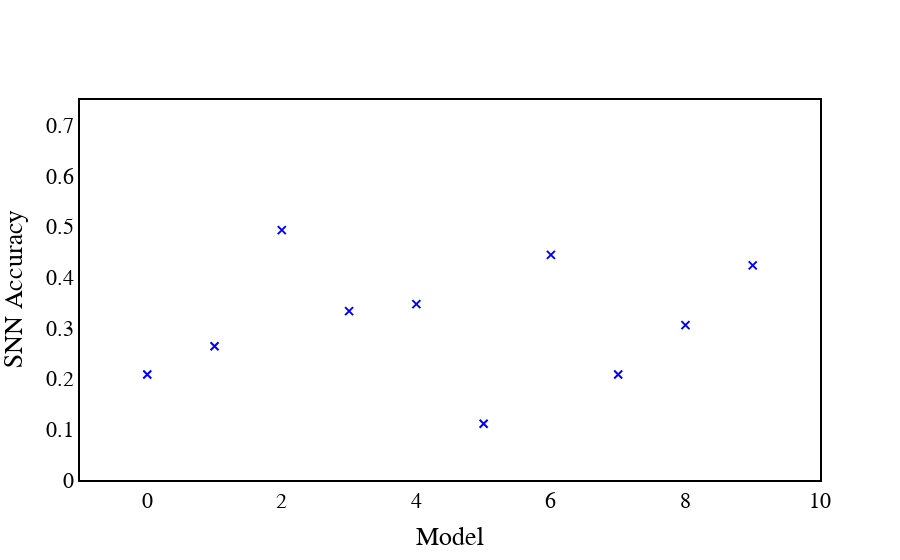

The cell this chart's notebook holds for it:
### Code cell
# set the plot layout
fig.update_layout(
    ## title={
    ##     'text': "Metric 1: Accuracy/Latency",
    ##     'y':0.9,
    ##     'x':0.5,
    ##     'xanchor': 'center',
    ##     'yanchor': 'top'},
    xaxis=dict(
        title="Model",
        linecolor='black',
        linewidth=2,
        mirror=True,
        range=[-1,10]
    ),
    yaxis=dict(
        title="SNN Accuracy",
        linecolor='black',
        linewidth=2,
        mirror=True,
        range=[0,0.75]
    ),
    font=dict(
        family="Calibri",
        size=22,
        color="Black"
    ),
    hovermode='closest',
    plot_bgcolor='rgba(255,255,255,255)',
    paper_bgcolor='rgba(255,255,255,255)',
)

# display plot
fig.show()

# write to file
fig.to_image(format="png", engine="kaleido")
pio.write_image(fig, r"out/snn_acc_all.png",scale=6, width=720, height=480)

### Figure 1 — Plotly figure (JSON) as saved in the notebook; plotly's stock layout.template omitted (floating-point values rounded to 4 significant figures)
{"data": [{"hovertext": ["VGG_b2k16k224k344k452u195u2120p1_0.22p2_0.12.h5", "VGG_b2k16k228k348k460u180u2115p1_0.11p2_0.11.h5", "VGG_b2k16k232k344k460u190u2105p1_0.25p2_0.2.h5", "VGG_b2k16k232k344k464u185u2115p1_0.21p2_0.17.h5", "VGG_b2k18k224k336k460u195u2110p1_0.15p2_0.29.h5", "VGG_b2k18k224k348k452u190u2105p1_0.15p2_0.15.h5", "VGG_b2k18k232k348k460u190u2100p1_0.15p2_0.19.h5", "VGG_b2k18k232k348k464u190u2115p1_0.15p2_0.11.h5", "VGG_b2k110k228k340k456u195u2115p1_0.13p2_0.16.h5", "VGG_b2k110k228k348k460u1100u2110p1_0.13p2_0.18.h5"], "marker": {"color": "Blue", "line": {"color": "Blue", "width": 2}, "size": 8, "symbol": "x-thin"}, "mode": "markers", "name": "snntb", "type": "scatter", "x": [0, 1, 2, 3, 4, 5, 6, 7, 8, 9], "y": [0.2083, 0.2639, 0.4931, 0.3333, 0.3472, 0.1111, 0.4444, 0.2083, 0.3056, 0.4236]}], "layout": {"font": {"color": "Black", "family": "Calibri", "size": 22}, "hovermode": "closest", "paper_bgcolor": "rgba(255,255,255,255)", "plot_bgcolor": "rgba(255,255,255,255)", "xaxis": {"linecolor": "black", "linewidth": 2, "mirror": true, "range": [-1, 10], "title": {"text": "Model"}}, "yaxis": {"linecolor": "black", "linewidth": 2, "mirror": true, "range": [0, 0.75], "title": {"text": "SNN Accuracy"}}}}
